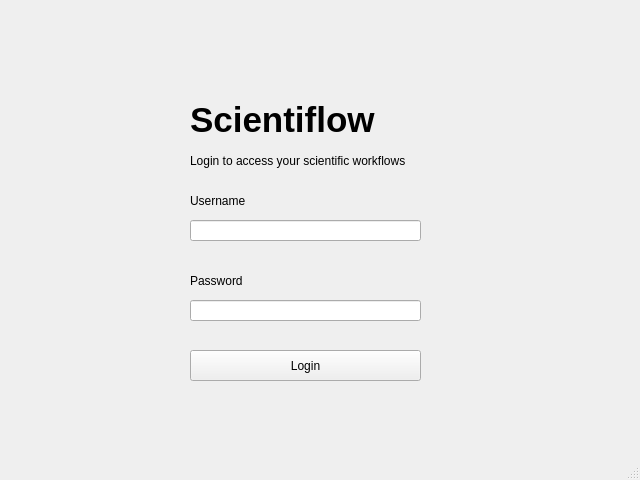
<?xml version="1.0" encoding="UTF-8"?>
<ui version="4.0">
 <class>MainWindow</class>
 <widget class="QMainWindow" name="MainWindow">
  <property name="geometry">
   <rect>
    <x>0</x>
    <y>0</y>
    <width>640</width>
    <height>480</height>
   </rect>
  </property>
  <property name="windowTitle">
   <string>MainWindow</string>
  </property>
  <widget class="QWidget" name="centralwidget">
   <widget class="QLabel" name="label">
    <property name="geometry">
     <rect>
      <x>190</x>
      <y>90</y>
      <width>191</width>
      <height>61</height>
     </rect>
    </property>
    <property name="text">
     <string>&lt;html&gt;&lt;head/&gt;&lt;body&gt;&lt;p&gt;&lt;span style=&quot; font-size:26pt; font-weight:700;&quot;&gt;Scientiflow&lt;/span&gt;&lt;/p&gt;&lt;/body&gt;&lt;/html&gt;</string>
    </property>
   </widget>
   <widget class="QLabel" name="label_2">
    <property name="geometry">
     <rect>
      <x>190</x>
      <y>150</y>
      <width>271</width>
      <height>21</height>
     </rect>
    </property>
    <property name="text">
     <string>Login to access your scientific workflows</string>
    </property>
   </widget>
   <widget class="QLineEdit" name="lineEdit">
    <property name="geometry">
     <rect>
      <x>190</x>
      <y>220</y>
      <width>231</width>
      <height>21</height>
     </rect>
    </property>
   </widget>
   <widget class="QLabel" name="label_3">
    <property name="geometry">
     <rect>
      <x>190</x>
      <y>190</y>
      <width>271</width>
      <height>21</height>
     </rect>
    </property>
    <property name="text">
     <string>Username</string>
    </property>
   </widget>
   <widget class="QLabel" name="label_4">
    <property name="geometry">
     <rect>
      <x>190</x>
      <y>270</y>
      <width>271</width>
      <height>21</height>
     </rect>
    </property>
    <property name="text">
     <string>Password</string>
    </property>
   </widget>
   <widget class="QLineEdit" name="lineEdit_2">
    <property name="geometry">
     <rect>
      <x>190</x>
      <y>300</y>
      <width>231</width>
      <height>21</height>
     </rect>
    </property>
   </widget>
   <widget class="QPushButton" name="pushButton">
    <property name="geometry">
     <rect>
      <x>190</x>
      <y>350</y>
      <width>231</width>
      <height>31</height>
     </rect>
    </property>
    <property name="text">
     <string>Login</string>
    </property>
   </widget>
  </widget>
  <widget class="QStatusBar" name="statusbar"/>
 </widget>
 <resources/>
 <connections/>
</ui>
